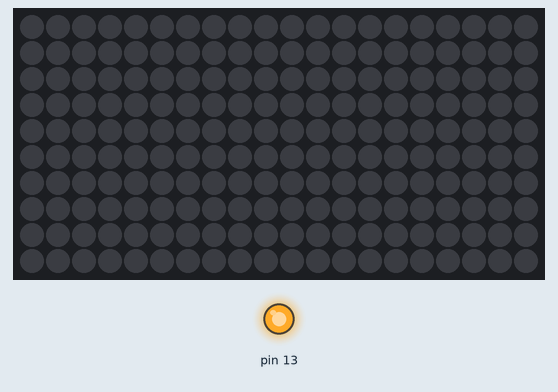
Bench run of a program on a simulated Arduino Uno, built with avr-gcc and run on an emulated ATmega328P. Parts: 20×10 RGB LED matrix (first LED top left, wired row by row), output pins drawn as LEDs (lit = HIGH). Colours are those a GRB WS2812 strip shows for the declared byte order.

Above: at 0.1 s.
At 1.1 s:
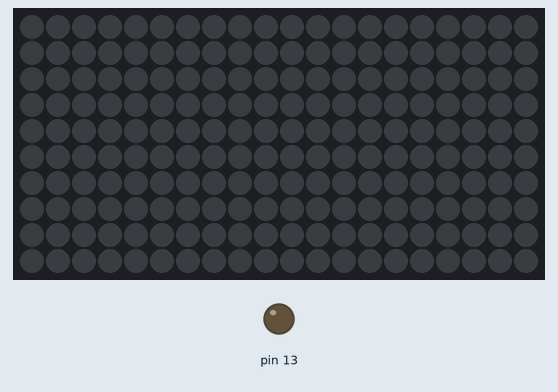
Timing chart, 0 to 2.6 s (numbered marks = the images above):
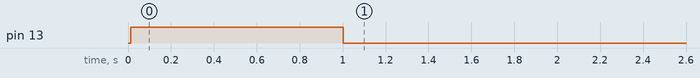

The program:

main.cpp
```cpp
#include <FastLED.h>


#define WIDTH 20
#define HEIGHT 10
#define NUM_LEDS WIDTH * HEIGHT


#define DATA_PIN 3

// Define the array of leds
CRGB leds[NUM_LEDS];

void setup() {
    Serial.begin(230400);
    FastLED.addLeds<WS2812B, DATA_PIN>(leds, NUM_LEDS);  // GRB ordering is assumed
    FastLED.setBrightness(20);
    FastLED.clear();
    FastLED.show();

    pinMode(13, OUTPUT);

}

long long int last_serial = 0;

void loop() {
  int data_length = 0;

  while (data_length < NUM_LEDS * 3){
    int led = data_length / 3;
    int color = data_length % 3;
    if(Serial.available()>0){
      leds[led].raw[color] = (uint8_t)Serial.read();
      data_length++;
      last_serial = millis();
    }

    if(millis() - last_serial > 1000){
      digitalWrite(13, LOW);
      FastLED.clear();
      FastLED.show();
    } else {
      digitalWrite(13, HIGH);

    }
  }

  FastLED.show();

  // Wait for the start of the next frame
  if(data_length == NUM_LEDS * 3){
    while(Serial.available() > 0){
      Serial.read();

    }
  }


}
```

Measured:
- by itself, pin 13: LOW → HIGH at 0.01 s, → LOW 0.99 s later
